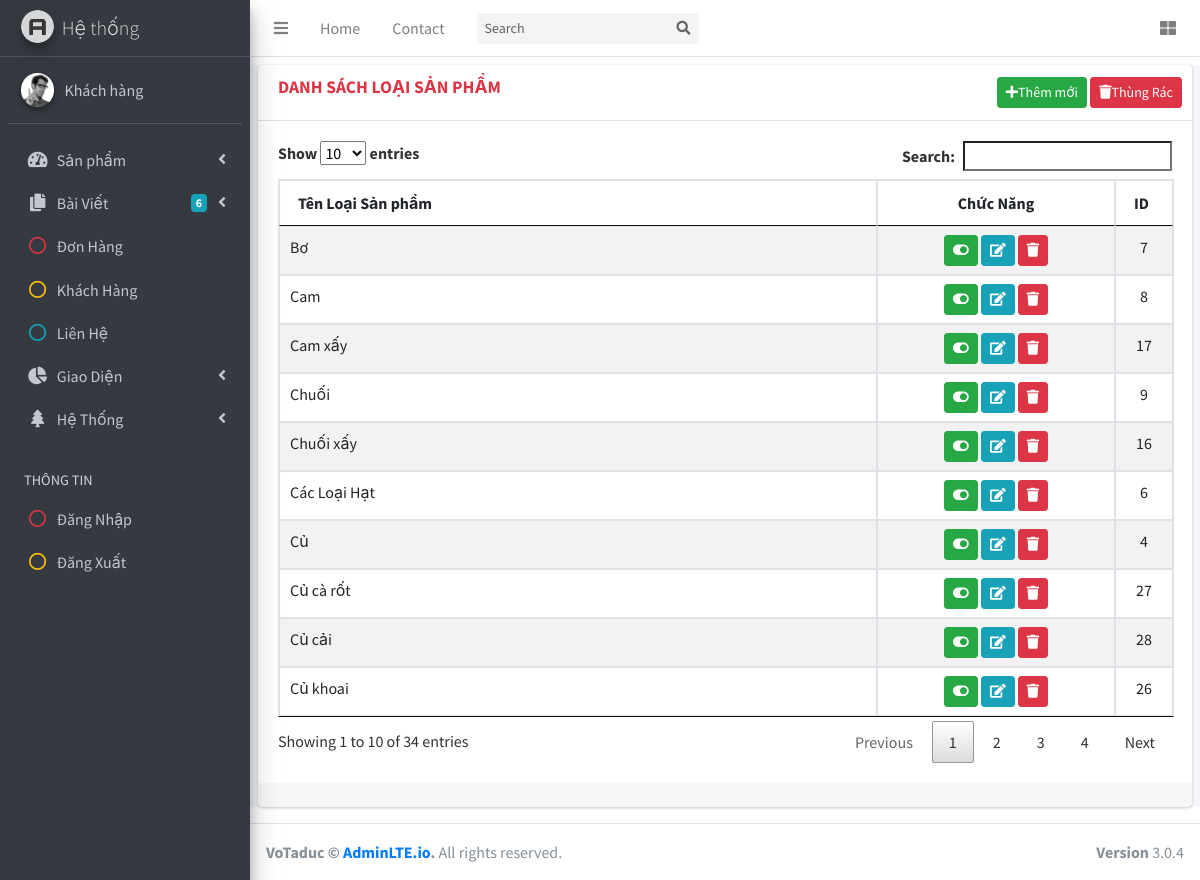
/admin/index.php?option=category (signed in), run on the app's committed database.
### tables this page shows
CREATE TABLE `vtd_category` (
  `id` int(11) NOT NULL COMMENT 'Mã Loại',
  `name` varchar(255) NOT NULL COMMENT 'Tên loại SP',
  `slug` varchar(255) NOT NULL COMMENT 'SLug Loại SP',
  `parentid` int(11) NOT NULL DEFAULT 0 COMMENT 'Mã cấp cha',
  `orders` int(11) NOT NULL COMMENT 'Thứ tự',
  `metakey` varchar(255) NOT NULL COMMENT 'Từ khóa SEO',
  `metadesc` varchar(255) NOT NULL COMMENT 'Mô tả SEO',
  `created_at` timestamp NOT NULL DEFAULT current_timestamp() COMMENT 'Ngày tạo',
  `created_by` tinyint(4) NOT NULL DEFAULT 0 COMMENT 'Người tạo',
  `updated_at` timestamp NOT NULL DEFAULT current_timestamp() COMMENT 'Ngày sửa',
  `updated_by` tinyint(4) NOT NULL DEFAULT 0 COMMENT 'Người sửa',
  `status` tinyint(4) NOT NULL DEFAULT 2 COMMENT 'Trạng thái'
);

### system/load.php (called while the page is built, shortened)
<?php
function loadPage($page='site')
{
    $view = 'views/';
    if($page=='site')
    {
        if(isset($_REQUEST['option']))
        {
            $view .=$_REQUEST['option'];
            if(isset($_REQUEST['id']))
            {
            $view .= '-detail.php';
            }
            else
            {
                if (isset($_REQUEST['cat']))
                {
                    $view.='-category.php';
                }else{
                    $view .='.php';
                }
            }
        }else{
            $view .='home.php';
        }
    }
        else{
           if(isset($_REQUEST['option']))
           {
            $view .= $_REQUEST['option']. '/';
            if(isset($_REQUEST['cat']))
            {
                $view .= $_REQUEST['cat'] .'.php.';
            }
            else
            {
                $view .= 'index.php';
            }
           }
           else
           {
                $view .= 'dashboard/index.php';
           }
        }
                require_once $view;
}
 function loadModel($name)
 {
     $name= ucfirst(strtolower($name));
     $pathModel ="models/".$name.".php";
     if (!file_exists($pathModel))
     {
         $pathModel="../models/".$name.".php";
     }
     return new $name;
 }
 ?>

### admin/index.php (called while the page is built, shortened)
<?php
require_once('../system/load.php');
require_once('../system/Database.php');
loadPage('admin');

### system/Database.php (called while the page is built, shortened)
<?php
class Database extends Config
{
    private $conn = NUll;
    public function __construct()
    {
        $this->conn = new mysqli($this->host, $this->user, $this->pass, $this->db);
    }
    protected function TableName($name)
    {
        return $this->dbfrix . $name;
    }
    protected function getList($sql)
    {
        $result = $this->conn->query($sql);
        $data = array();
        while ($row = $result->fetch_assoc()) {
            $data[] = $row;
        }
        return $data;
    }
}
?>

### models/category.php (called while the page is built, shortened)
<?php
class Category extends Database
{
    public function __construct()
    {
        $this->table = $this->TableName('category');
    }
    function category_list($args = [])
    {
        $strWhere = "";
        $strSort = "";
        $strLimit = "";
        if ($args != null) {
            if (array_key_exists('status', $args)) {
                if ($args['status'] == 'index') {
                    $strWhere .= "status!='0'";
                } else {
                    if ($args['status'] == 'trash') {
                        $strWhere .= "status='0'";
                    } else {
                        $strWhere .= "status='" . $args['status'] . "'";
                    }
                }
            }
            if (array_key_exists('sort', $args)) {
                $strSort .= " ORDER BY " . $args['sort']['orderby'] . " " . $args['sort']['order'];
            }
        }
        if ($strWhere != "") {
            $strWhere = " WHERE $strWhere";
        }
        $sql = "SELECT * FROM $this->table $strWhere $strSort $strLimit";
        return $this->getList($sql);
    }
}

### admin/views/category/index.php (the view, shortened to what this page needs)
<?php
 $category =LoadModel('category');
 $list = $category->category_list(['status'=>'index','sort'=>['orderby'=>'created_at','order'=>'DESC']]);
 ?>
<?php include('views/header.php'); ?>
  <div class="content-wrapper my-2">
    <section class="content">
      <div class="card">
        <div class="card-header">
          <h3 class="card-title">
            <strong class=text-danger>DANH SÁCH LOẠI SẢN PHẨM </strong>
          </h3>
          <div class="card-tools">
          <a class="btn btn-sm btn-success" href="index.php?option=category&cat=insert" role="button">
           <i class="fas fa-plus"></i>Thêm mới </a>
          <a class="btn btn-sm btn-danger" href="index.php?option=category&cat=trash" role="button"> <i class="fas fa-trash"></i>Thùng Rác</a>
          </div>
        </div>
        <div class="card-body">
              <table class="table table-striped table-bordered" id="myTable" >
                <thead>
                  <tr>
                    <th >Tên Loại Sản phẩm </th>
                    <th class="text-center" style="width:200px;">Chức Năng</th>
                    <th style='width:20px;' >ID</th>
                  </tr>
                </thead>
                <tbody>
                  <?php foreach($list as $row):?>
                    <tr>
                    <td> <?php echo $row['name'];?> </td>
                        <td class="text-center">
                        <?php if($row['status']==1):?>
                          <a  class="btn btn-sm btn-success" href="index.php?option=category&cat=status&id=<?php echo $row['id'];?>" role="button"><i class="fas fa-toggle-on"></i></a>
                        <?php else:?>
                          <a class="btn btn-sm btn-danger" href="index.php?option=category&cat=status&id=<?php echo $row['id'];?>" role="button"> <i class="fas fa-toggle-off"></i></a>
                        <?php endif;?>
                        <a class="btn btn-sm btn-info" href="index.php?option=category&cat=update&id=<?php echo $row['id'];?>" role="button"> <i class="fas fa-edit"></i></a>
                        <a class="btn btn-sm btn-danger" href="index.php?option=category&cat=deltrash&id=<?php echo $row['id'];?>" role="button"> <i class="fas fa-trash"></i></a>
                        </td>
                        <td class="text-center" ><?php echo $row ['id'];?></td>
                      </tr>
                   <?php endforeach;?>
                </tbody>
              </table>
        </div>
        <div class="card-footer">
        </div>
      </div>
    </section>
  </div>
  <?php include('views/footer.php'); ?>

### data on the page
vtd_category: name "Các Loại Hạt", id "6"
vtd_category: name "Củ cải", id "28"
vtd_category: name "Củ cà rốt", id "27"
vtd_category: name "Củ khoai", id "26"
vtd_category: name "Củ", id "4"
vtd_category: name "Bơ", id "7"
vtd_category: name "Cam", id "8"
vtd_category: name "Chuối", id "9"
vtd_category: name "Chuối xấy", id "16"
vtd_category: name "Cam xấy", id "17"

### other printed values
$_SESSION['fullname'] "Khách hàng"
